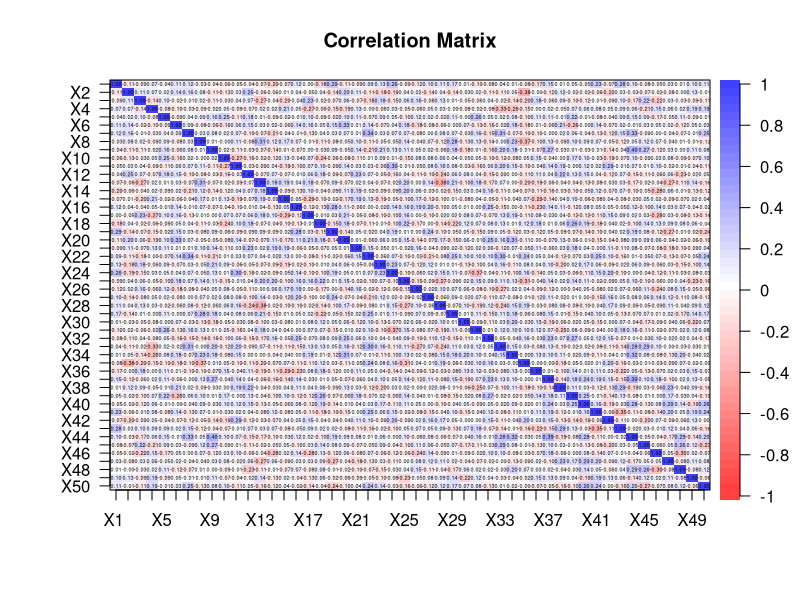
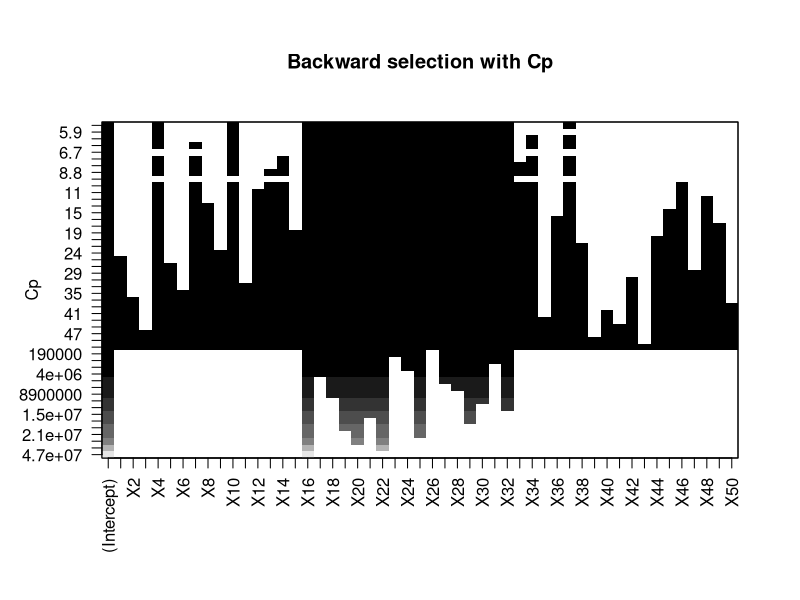
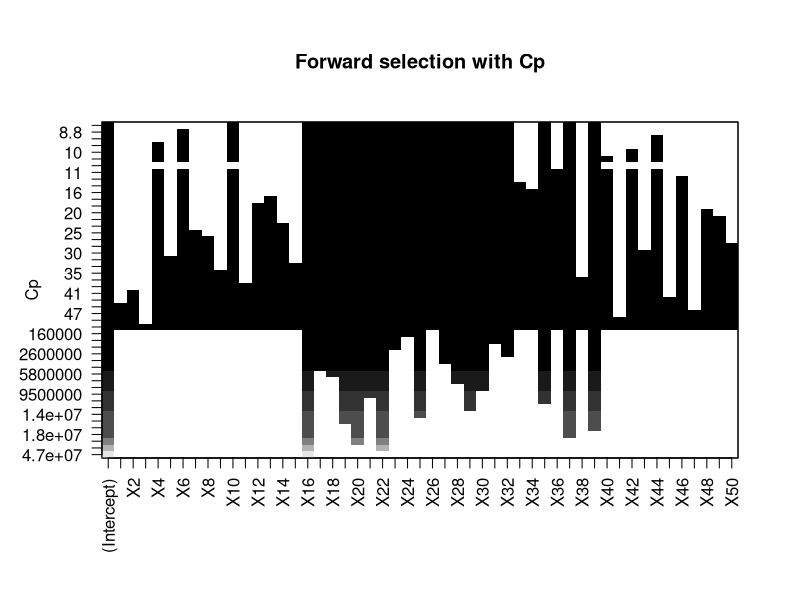
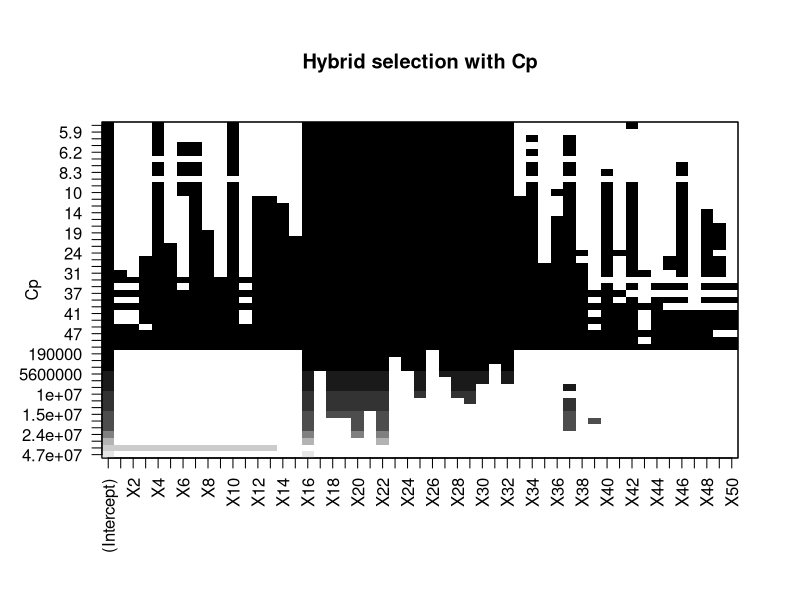
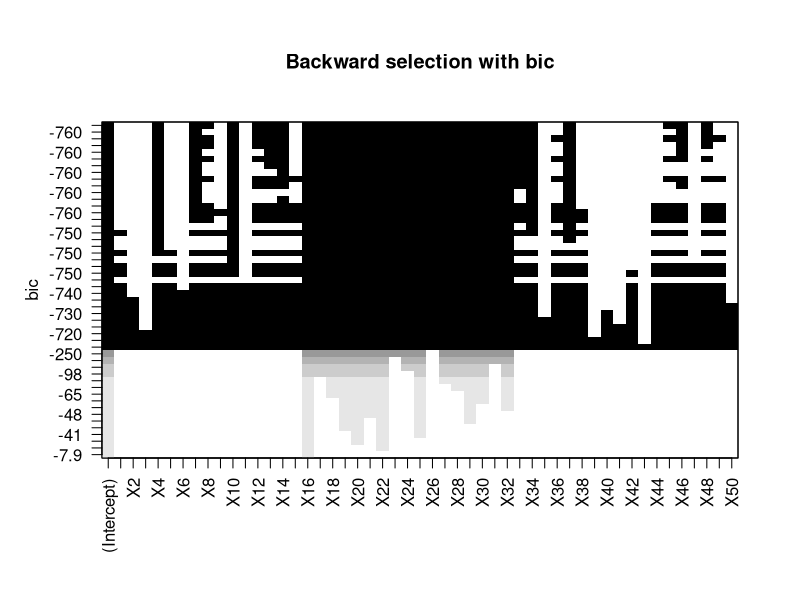
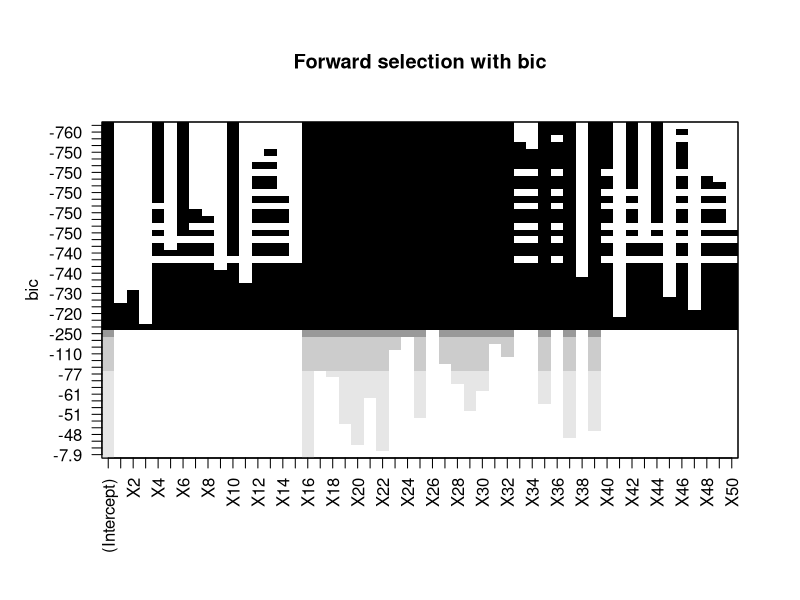
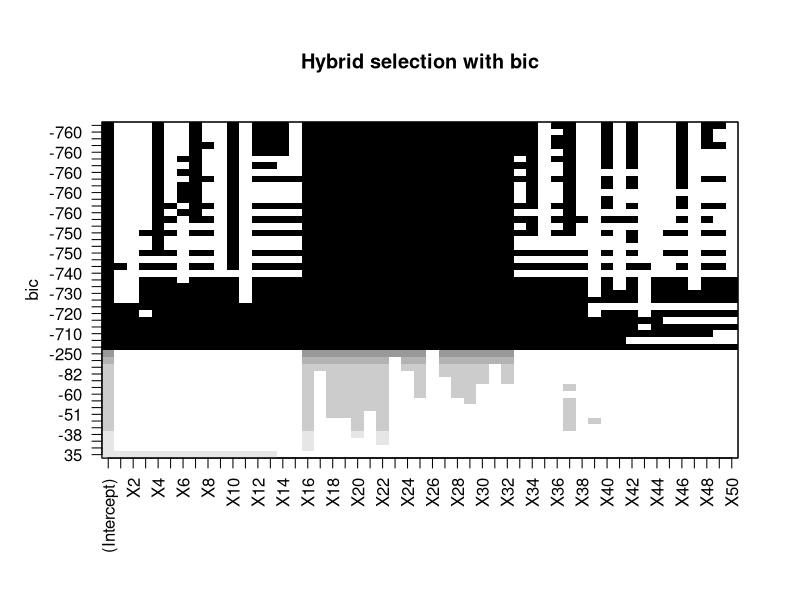
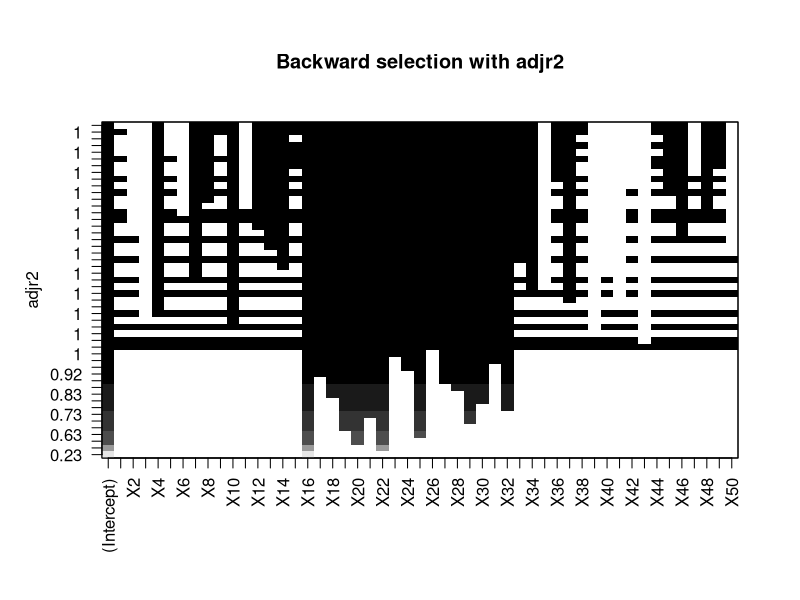

Write R code to recreate these figures, in order.
####################################################
####################### Setup ######################
####################################################

library(glmnet)   # Load the "glmnet" package
library(plotmo)   # Load the "plotmo" package
library(corrplot) # Load the "corrplot" package
library(psych)    # Load the "psych" package
library(leaps)    # Load the "leaps" package for BSS and stepwise
library(car)      # Load the "car" package for Variance Inflation Factor (VIF) calculation

# Load the dataset
data <- read.csv("RegressionDataset_DA_group1.csv", header = T, na.strings = "?")

head(data)
data <- na.omit(data) # Remove rows with missing values

set.seed(1985)        # Use a fixed seed for reproducibility of the experiment

# Save "Y" values in "y" and all values except for "Y" in "x"
x <- model.matrix(Y ~ ., data)[, -1] # Save all values except for "Y"
y <- data$Y # Save "Y" values

train <- sample(1:nrow(x), 0.8 * nrow(x)) # Sample 80% of the data for training set
test <- (-train)  # The remaining data will be the test set
y.test <- y[test] # Save test set "Y" values

# Parameters
n <- nrow(data[train, ]) # Number of observations in the training set
p <- ncol(x[train, ])    # Number of regressors

####################################################
############### Preliminary analysis ###############
####################################################

############### Correlation Matrix #################

dev.new()
corData <- round(cor(x), digits = 2) # Calculate the correlation matrix of x and round the values to 2 decimal places
# Uncomment the next line to save the plot as a PDF file
# pdf(file="corr.pdf", width=26, height=15)
corPlot(corData, cex = 0.22, show.legend = TRUE, main = "Correlation Matrix") # Plot the correlation matrix with specified font size and display legend
# dev.off()

####################################################
################## Linear Model ####################
####################################################
lm.mod <- lm(Y ~ ., data = data[train, ]) # Fit a linear regression model to the data, using all variables in training set
summary(lm.mod) # Get the summary of the model
lm.predict <- predict(lm.mod, newdata = (data[test, ])) # Make predictions using the model on the test data
lm.coeff <- coef(lm.mod) # Get the coefficients of the model
lm.mse <- mean((lm.predict - y[test])^2) # Calculate the mean squared error between the predicted values and the actual values in the test data
lm.mse # Display the mean squared error


# vif(lm.mod) # verifica la collinearità dei dati #CANCELLARE?????????

####################################################
###################### BSS #########################
####################################################

# The following code performs BSS, which is computationally inefficient, however, since it both has a p
# approximately greater than 30 
# full.regfit <- regsubsets(Y ~ ., nvmax = variables_selected, data = data[train, ], really.big = T)
# summary(full.regfit)

####################################################
################### Stepwise #######################
####################################################
# The following code performs forward, backward, and hybrid selection on the training data 
# using the 'regsubsets' function from the 'leaps' package. 
# The function returns the best subset of predictors for each method of selection.
# The performance of each method is evaluated by computing the mean squared error (MSE) 
# between the predicted values and the actual values of the response variable on the test data.
# Finally, the coefficients of the best models are rounded to the nearest 100 and converted to UTF-8 format.

################# Forward selection ################
fwd.regfit <- regsubsets(Y ~ ., data = data[train, ], nvmax = p, method = "forward") # Forward selection on the training data
summary(fwd.regfit) # Summary of the results of forward selection

################# Backward selection ################
bwd.regfit <- regsubsets(Y ~ ., data = data[train, ], nvmax = p, method = "backward") # Backward selection on the training data
summary(bwd.regfit) # Summary of the results of forward selection

################# Hybrid selection ################
hyb.regfit <- regsubsets(Y ~ ., data = data[train, ], nvmax = p, method = "seqrep") # Hybrid selection on the training data
summary(hyb.regfit) # Summary of the results of forward selection

####################### Test ######################
test.mat <- model.matrix(Y ~ ., data = data[test, ]) #Model matrix for the test data

############ Test on backward selection ############
# The following lines evaluate the performance of the best model obtained from backward selection
val.errors <- rep(NA, p) # Creates a vector of NA values with length 'p' to store the MSE values for each model

for (i in 1:p) {
  coefi <- coef(bwd.regfit, id = i)           # Extracts the coefficients for the i-th model obtained from backward selection
  pred <- test.mat[, names(coefi)] %*% coefi  # Computes the predicted values for the response variable
  val.errors[i] <- mean((y[test] - pred)^2)   # Computes the MSE for the i-th model and stores it in the 'val.errors' vector
}

min <- which.min(val.errors) # Index of the minimum MSE value
bwd.mse <- val.errors[min]   # Stores the minimum MSE value in 'bwd.mse'
bwd.coef <- coef(bwd.regfit, min) # Extracts the coefficients for the best model obtained from backward selection

########### Test on forward selection ###########
# The following lines evaluate the performance of the best model obtained from forward selection
val.errors <- rep(NA, p) # Creates a vector of NA values with length 'p' to store the MSE values for each model

for (i in 1:p) {
  coefi <- coef(fwd.regfit, id = i)           # Extracts the coefficients for the i-th model obtained from forward selection
  pred <- test.mat[, names(coefi)] %*% coefi  # Computes the predicted values for the response variable
  val.errors[i] <- mean((y[test] - pred)^2)   # Computes the MSE for the i-th model and stores it in the 'val.errors' vector
}

min <- which.min(val.errors) # Index of the minimum MSE value
fwd.mse <- val.errors[min]   # Stores the minimum MSE value in 'fwd.mse'
fwd.coef <- coef(fwd.regfit, which.min(val.errors)) # Extracts the coefficients for the best model obtained from forward selection

############ Test on hybrid selection ############
# The following lines evaluate the performance of the best model obtained from hybrid selection
val.errors <- rep(NA, p) # Creates a vector of NA values with length 'p' to store the MSE values for each model

for (i in 1:p) {
  coefi <- coef(hyb.regfit, id = i)           # Extracts the coefficients for the i-th model obtained from hybrid selection
  pred <- test.mat[, names(coefi)] %*% coefi  # Computes the predicted values for the response variable
  val.errors[i] <- mean((y[test] - pred)^2)   # Computes the MSE for the i-th model and stores it in the 'val.errors' vector
}

# The best model is the one that contains which.min(val.errors) (ten in the book) variables.
min <- which.min(val.errors) # Index of the minimum MSE value
hyb.mse <- val.errors[min] # Stores the minimum MSE value in 'hyb.mse'
hyb.coef <- coef(hyb.regfit, which.min(val.errors)) # Extracts the coefficients for the best model obtained from hybrid selection


################### Print Results ##################

bwd.predictors <- round(bwd.coef / 100, digits = 0) # Round the values in bwd.coef and divide by 100, with 0 decimal places
intToUtf8(bwd.predictors) # Convert the values in bwd.predictors to UTF-8 encoded integers

fwd.predictors <- round(fwd.coef / 100, digits = 0) # Round the values in fwd.coef and divide by 100, with 0 decimal places
intToUtf8(fwd.predictors) # Convert the values in fwd.predictors to UTF-8 encoded integers


hyb.predictors <- round(hyb.coef / 100, digits = 0) # Round the values in hyb.coef and divide by 100, with 0 decimal places
intToUtf8(hyb.predictors) # Convert the values in hyb.predictors to UTF-8 encoded integers

######################## Plot ########################
dev.new()
# pdf(file="backward_cp_v20.pdf", width=20, height=10)
plot(bwd.regfit, scale = "Cp")
title("Backward selection with Cp")
# dev.off()

dev.new()
# pdf(file="forward_cp_v20.pdf", width=20, height=10)
plot(fwd.regfit, scale = "Cp")
title("Forward selection with Cp")
# dev.off()

dev.new()
# pdf(file="hybrid_cp_v20.pdf", width=20, height=10)
plot(hyb.regfit, scale = "Cp")
title("Hybrid selection with Cp")
# dev.off()

dev.new()
# pdf(file="backward_bic_v20.pdf", width=20, height=10)
plot(bwd.regfit, scale = "bic")
title("Backward selection with bic")
# dev.off()

dev.new()
# pdf(file="forward_bic_v20.pdf", width=20, height=10)
plot(fwd.regfit, scale = "bic")
title("Forward selection with bic")
# dev.off()

dev.new()
# pdf(file="hybrid_bic_v20.pdf", width=20, height=10)
plot(hyb.regfit, scale = "bic")
title("Hybrid selection with bic")
# dev.off()

dev.new()
# pdf(file="backward_adjr_v20.pdf", width=20, height=10)
plot(bwd.regfit, scale = "adjr2")
title("Backward selection with adjr2")
# dev.off()

dev.new()
# pdf(file="forward_adjr_v20.pdf", width=20, height=10)
plot(fwd.regfit, scale = "adjr2")
title("Forward selection with adjr2")
# dev.off()

dev.new()
# pdf(file="hybrid_adjr_v20.pdf", width=20, height=10)
plot(hyb.regfit, scale = "adjr2")
title("Hybrid selection with adjr2")
# dev.off()

####################################################
###################### LASSO #######################
####################################################
grid <- 10^seq(5, -2, length = 1000) # Define a sequence of 1000 numbers logarithmically spaced between 10^5 and 10^-2

# use the argument alpha = 1 to perform lasso
lasso.mod <- glmnet(x[train, ], y[train], alpha = 1, lambda = grid) # Fit a lasso regression model with alpha=1 and the grid of lambda values defined earlier

dev.new()
plot(lasso.mod, label = T) # Plot the model fit to the training data as a function of L1 norm

dev.new()
plot_glmnet(lasso.mod, xvar = "lambda") # Plot the model fit to the training data as a function of log lambda using plot_glmnet() function

# Perform 10-fold cross-validation to determine the best lambda value for the lasso model
cv.out <- cv.glmnet(x[train, ], y[train], alpha = 1, lambda = grid)

dev.new()
plot(cv.out) # Plot the cross-validation results

bestlam <- cv.out$lambda.1se # Determine the best lambda value based on the cross-validation results

lasso.pred <- predict(lasso.mod, s = bestlam, newx = x[test, ]) # Use the best lambda value to make predictions on the test data
lasso.mse <- mean((lasso.pred - y[test])^2) # Calculate the mean squared error of the predictions on the test data
lasso.mse # Print the mean squared error

lasso.out <- glmnet(x, y, alpha = 1, lambda = grid) # Fit the lasso model to the entire data set
lasso.coef <- predict(lasso.out, type = "coefficients", s = bestlam)[1:p + 1, ] # Extract coefficients
lasso.coef # Print the coefficient values
lasso.coef[lasso.coef != 0] # Print the non-zero coefficient values
cat("Number of coefficients equal to 0:", sum(lasso.coef == 0), "\n") # Print the number of coefficients equal to 0

dev.new()
plot_glmnet(lasso.out, xvar = "lambda") # Plot the lasso model fit to the entire data set as a function of log lambda using plot_glmnet() function


################### Print Results ##################
# Round the coefficient values to the nearest 100 and convert the result to UTF-8
lasso.predictors <- round(lasso.coef / 100, digits = 0)
intToUtf8(lasso.predictors)


####################################################
###################### Ridge #######################
####################################################

grid <- 10^seq(5, -2, length = 1000) # Define a sequence of 1000 numbers logarithmically spaced between 10^5 and 10^-2

# Use the argument alpha = 0 to perform ridge
ridge.mod <- glmnet(x[train, ], y[train], alpha = 0, lambda = grid) # Fit a ridge regression model with alpha=0 and the grid of lambda values defined earlier

dev.new()
plot_glmnet(ridge.mod, xvar = "lambda") # Plot the ridge regression model, with x-axis as log lambda

# Perform 10-fold cross-validation to determine the best lambda value for the ridge model
cv.out <- cv.glmnet(x[train, ], y[train], alpha = 0, lambda = grid)

dev.new()
plot(cv.out) # Plot the cross-validation results

bestlam <- cv.out$lambda.min # Get the best lambda value from cross-validation

ridge.pred <- predict(ridge.mod, s = bestlam, newx = x[test, ]) # Calculate the predictions using the best lambda value
ridge.mse <- mean((ridge.pred - y[test])^2) # Calculate the mean squared error of the predictions on test set
ridge.mse # Print the mean squared error

ridge.out <- glmnet(x, y, alpha = 0, lambda = grid) # Fit the ridge regression model to the entire data set
ridge.coef <- predict(ridge.out, type = "coefficients", s = bestlam)[1:p + 1, ] # Get the coefficients for the best lambda value
ridge.coef # Print the coefficients

dev.new()
plot_glmnet(ridge.out, xvar = "lambda") # Plot the ridge regression model for the entire data set

################### Print Results ##################

# Round the coefficients and convert to utf-8 format
ridge.predictors <- round(ridge.coef / 100, digits = 0)
intToUtf8(ridge.predictors)


####################################################
################### Elastic Net ####################
####################################################

enet.mod <- glmnet(x[train, ], y[train], alpha = 0.1, lambda = grid) # Fit the Elastic Net Model with an alpha value of 0.1
enet.pred <- predict(enet.mod, s = 0.1, newx = x[test, ]) # Predict using the fitted model and a lambda value of 0.1
min <- mean((enet.pred - y.test)^2) # Calculate the mean squared error
def.alp <- 0 # Initialize default alpha value

# Loop through different alpha values from 0.5 to 0.9 with a step of 0.05
# This loop is more towards the lasso side since it's not recommended to apply ridge for highly uncorrelated data
for (alp in seq(0.5, 0.9, by = 0.05)) {
  enet.mod <- glmnet(x[train, ], y[train], alpha = alp, lambda = grid) # Fit the Elastic Net Model with the current alpha value
  cv.out <- cv.glmnet(x[train, ], y[train], alpha = alp, lambda = grid) # Perform cross-validation to find the best lambda value
  enet.bestlam <- cv.out$lambda.min # Get the best lambda value
  
  enet.pred <- predict(enet.mod, s = enet.bestlam, newx = x[test, ]) # Predict using the fitted model and the best lambda value
  enet.mse <- mean((enet.pred - y.test)^2) # Calculate the mean squared error
  
  # If the current mean squared error is lower than the minimum mean squared error, update the minimum and default alpha value
  if (enet.mse < min) {
    min <- enet.mse
    def.alp <- alp
  }
}

# Fit the Elastic Net Model with the best default alpha value
enet.mod <- glmnet(x[train, ], y[train], alpha = def.alp, lambda = grid)
# Plot the fitted model
dev.new()
plot(enet.mod, label = T)
dev.new()
plot(enet.mod, label = T, xvar = "lambda")
plot_glmnet(enet.mod, xvar = "lambda")

cv.out <- cv.glmnet(x[train, ], y[train], alpha = def.alp, lambda = grid) # Perform cross-validation

# Plot the cross-validation results
dev.new()
plot(cv.out)

enet.bestlam <- cv.out$lambda.min # Get the best lambda value

enet.pred <- predict(enet.mod, s = enet.bestlam, newx = x[test, ]) # Predict using the fitted model and the best lambda value
enet.mse <- mean((enet.pred - y.test)^2) # Calculate the mean squared error

enet.coeff <- predict(enet.mod, type = "coefficients", s = enet.bestlam)[1:p+1, ] # Get the coefficients for the fitted model with the best lambda value


################### Print Results ##################
# Finally, we took the vector with the best predictors estimate, we diveded by 100 and and we make the conversation in ASCII.
enet.predictors <- round(enet.coeff / 100, digits = 0)
intToUtf8(enet.predictors)

####################################################
################# Print all MSE ###################
####################################################
# Finally, we print all calculated MSE values to evaluate the best technique
lm.mse
fwd.mse
bwd.mse
hyb.mse
lasso.mse
ridge.mse
enet.mse
